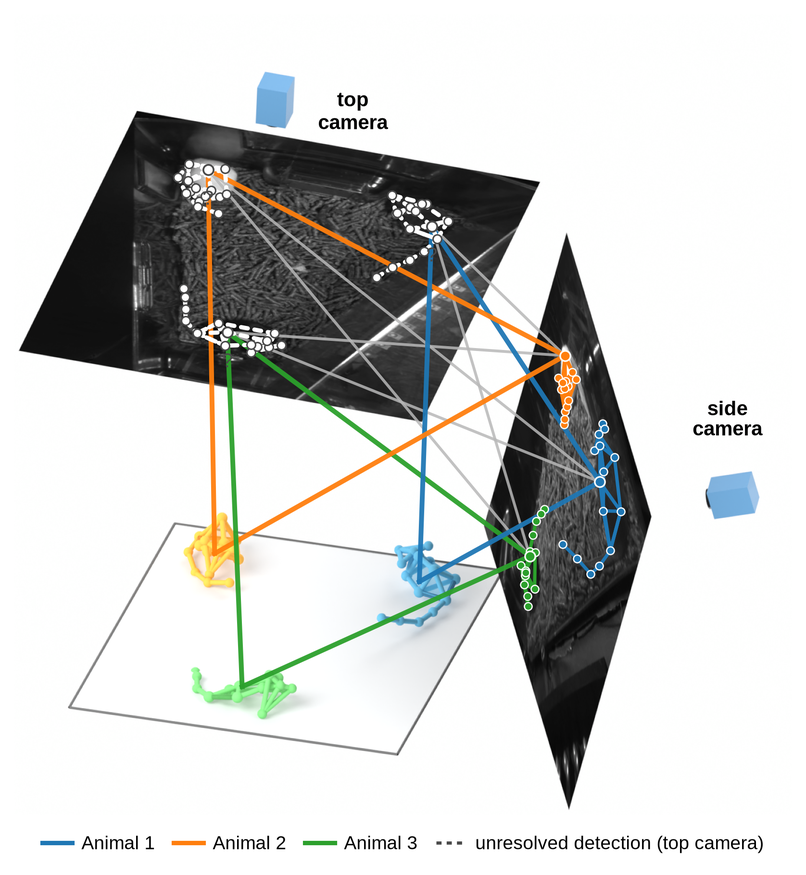
#> input picture figs/figures/drafts/figs/lucid_hyp_style_sidetop.png, 806 x 875 px, shrunk from 1676 x 1820 before the run
$ python fig2_10_hyp_illustration.py
#> lines starting #> are read from the running program, lines starting #| are printed output that depends on the picture; after the words box and inside, x2 and y2 are one past the last pixel; in counts of white or black regions, pixels touching at a corner belong together
#> in main, a is the input picture: shape (875, 806, 4) float32; mean R, G, B, A 0.811, 0.816, 0.81, 1
#!/usr/bin/env python3
"""
Fig 13c -- what a cross-view grouping HYPOTHESIS actually is, next to 13b's count
of them.

13b (`fig2_03_cost_model.py`, reused verbatim as Fig 3's own "b") plots how many
hypotheses exhaustive association considers per frame -- a number, (A!)^C. It
never shows what one hypothesis IS. This panel is the Blender/matplotlib render
built in `blender-images/hyp_fig_scene.py` + `hyp_fig_style.py` (real 3-animal
SLAP-2M session 2022-10-07/10072022142111, frame 6707, real "side"+"top" cameras):
one 3D floor, two real camera views with real photos and instance overlays for
3 animals, all 3x3 candidate cross-view pairings drawn as thin grey lines, and the
3 CORRECT pairings singled out in colour as a closed triangle (image point -> real
3D centroid -> image point). Sitting beside 13b, it turns "(A!)^C hypotheses" into
"here is one hypothesis, and here is why the other eight are wrong."

Placed right after b on instruction (Eric, 2026-08-20: "add
[lucid_hyp_style_sidetop.png] to figure 3 in relation to b"). Fig 3 itself is
UNTOUCHED -- this lives only on Fig 13, the combined Fig-3+Fig-4 draft assembled
by `figs/fig2_sync.py` (see LAYOUTS[13] in assemble.py).

THIRD PASS AT THIS PANEL'S SIZE, and this one gives up on making it big.
Attempt 1 put it beside a/b at third span (Eric: "there is a lot of white space
under a and b ... extend them downwards" -- the row's height was set by this
panel and stranded a/b's shrunken content above dead space). Attempt 2 gave it
the whole page width alone (Eric: "there should be no white space on either side
of the c ... we need it all to stack" -- true, but at 180 mm tall it made the
figure enormous and was still, on its own admission, "too big"; Eric: "we must
use the real estate efficiently"). Both attempts treated this panel as
special -- entitled to a size on its own terms -- which is exactly what kept
producing a mismatched row.

THIS PASS SIZES IT LIKE EVERY OTHER SUPPORTING PANEL: std row height (52 mm),
the same height d, e, f, g, h, i, j already use, so it can share a fully-packed
row instead of anchoring one alone. Width follows from the crop's own aspect
ratio (not hardcoded, so a re-crop keeps this panel filling its box exactly --
same principle `fig1_00_render.py` uses for its two tiles), which happens to
come out near-square (~51 mm) -- see LAYOUTS[13] row 2 (c, d, e: 51 + 57.3 +
57.3 + 8 mm gutters = 173.6 of 180 mm, no dead space). It reads smaller than the
standalone versions of this figure, which is the real trade-off of packing it
at the same scale as a bar chart -- accepted so the row costs no wasted page.

SOURCE IMAGE is drawn, not measured here: regenerate it from
`blender-images/hyp_fig_prep.py` -> `blender-images/hyp_fig_scene.py`
(bpyenv) -> `figs/hyp_fig_style.py` (this repo's own compositor), which writes
`figures/drafts/figs/lucid_hyp_style_sidetop.png`. This script only crops its
thin white margin and drops it into a panel PDF on the house grid.

    python3 figs/panels/fig13_00_hyp_illustration.py
"""
import sys
from pathlib import Path

import matplotlib.image as mpimg
import matplotlib.pyplot as plt
import numpy as np

sys.path.insert(0, str(Path(__file__).resolve().parent.parent))
from src.style import ROW_H, mm, save, use  # noqa: E402

SRC = Path(__file__).resolve().parent.parent / "figures" / "drafts" / "figs" / "lucid_hyp_style_sidetop.png"

#: px of white margin kept around the measured content, and the "is it white"
#: threshold. The render's own background is flat white (not a gradient, unlike
#: the Blender cage renders in fig1_00_render.py), so a plain luminance test is
#: enough -- no gradient/saturation mask needed.
CROP_PAD = 20
WHITE_TH = 0.98


def content_crop(a, pad=CROP_PAD):
#> called with pad = 20
    L = a[:, :, :3].mean(2)
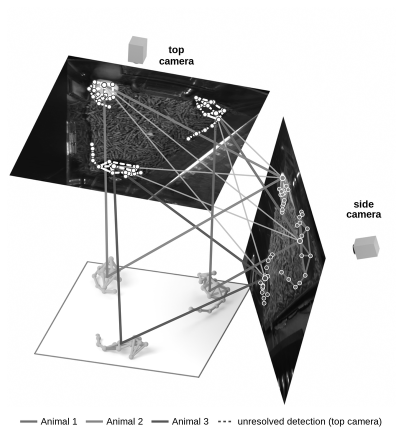
#> L: shape (875, 806) float32 (shown at 1/2 size); min 0, max 1, mean 0.812
    mask = L < WHITE_TH
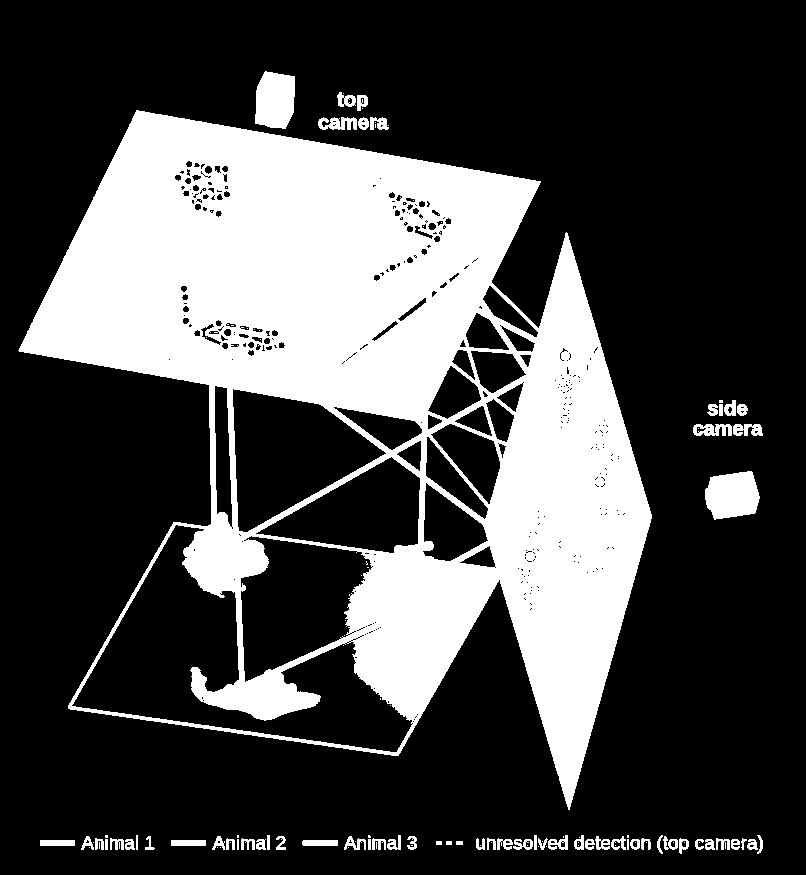
#> mask: shape (875, 806) bool; 28.3% white; 120 white regions (57 under 20 px), largest, box (x1, y1, x2, y2) and area: (18, 110, 652, 810) 189408, (705, 471, 760, 520) 2107, (255, 71, 295, 129) 1939
    ys, xs = np.where(mask)
    if not len(xs) or not len(ys):
        sys.exit("content_crop found no content — is the render empty?")
    h, w = L.shape
    return (max(0, int(xs.min()) - pad), max(0, int(ys.min()) - pad),
            min(w, int(xs.max()) + 1 + pad), min(h, int(ys.max()) + 1 + pad))


def main():
    use()
    if not SRC.exists():
        sys.exit(f"missing {SRC} — run blender-images/hyp_fig_prep.py + "
                  f"hyp_fig_scene.py + figs/hyp_fig_style.py first")
    a = mpimg.imread(SRC)
    x0, y0, x1, y1 = content_crop(a)
#> x0 = 0; y0 = 51; x1 = 783; y1 = 874
    print(f"  hyp illustration: {SRC.name} crop ({x0}, {y0}, {x1}, {y1})")
#|   hyp illustration: lucid_hyp_style_sidetop.png crop (0, 51, 783, 874)
    crop = a[y0:y1, x0:x1]
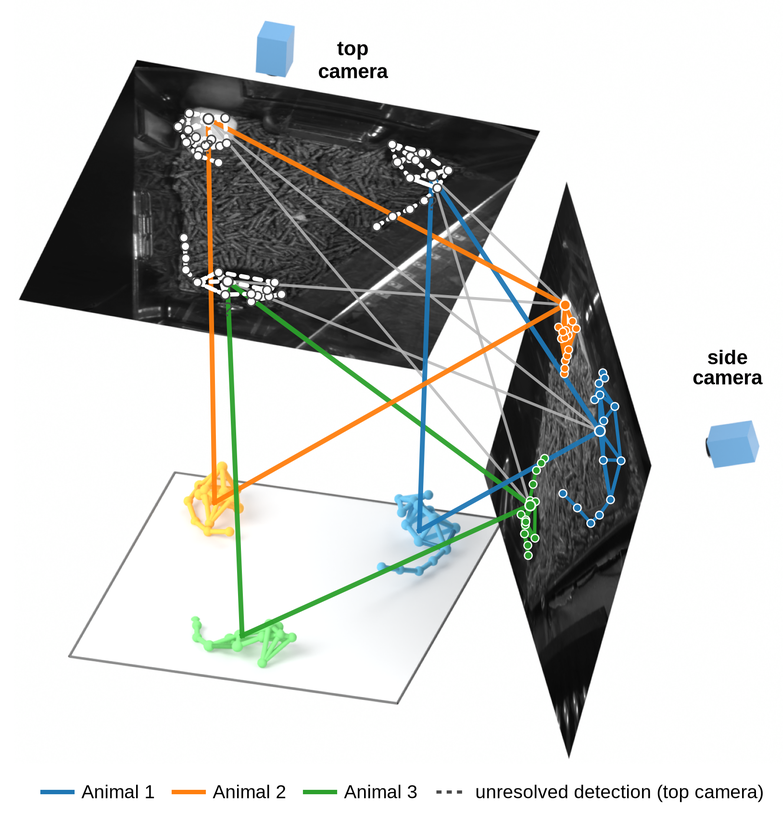
#> crop: shape (823, 783, 4) float32; mean R, G, B, A 0.794, 0.799, 0.792, 1

    h = ROW_H["std"]
    w = h * (crop.shape[1] / crop.shape[0])   # width follows the crop's own aspect
    fig, ax = plt.subplots(figsize=(mm(w), mm(h)), layout="constrained")
    ax.imshow(crop)
    ax.set_xticks([])
    ax.set_yticks([])
    for s in ax.spines.values():
        s.set_visible(False)
    save(fig, 2, "b", "hyp_illustration")


if __name__ == "__main__":
    main()
#> (the call stopped at in main, `w = h * (crop.shape[1] / crop.shape[0])   # width follows the crop's o..`: src is not available in this run)

$ run again, with figs/figures/drafts/figs/lucid_chen2020_style.png copied over figs/figures/drafts/figs/lucid_hyp_style_sidetop.png
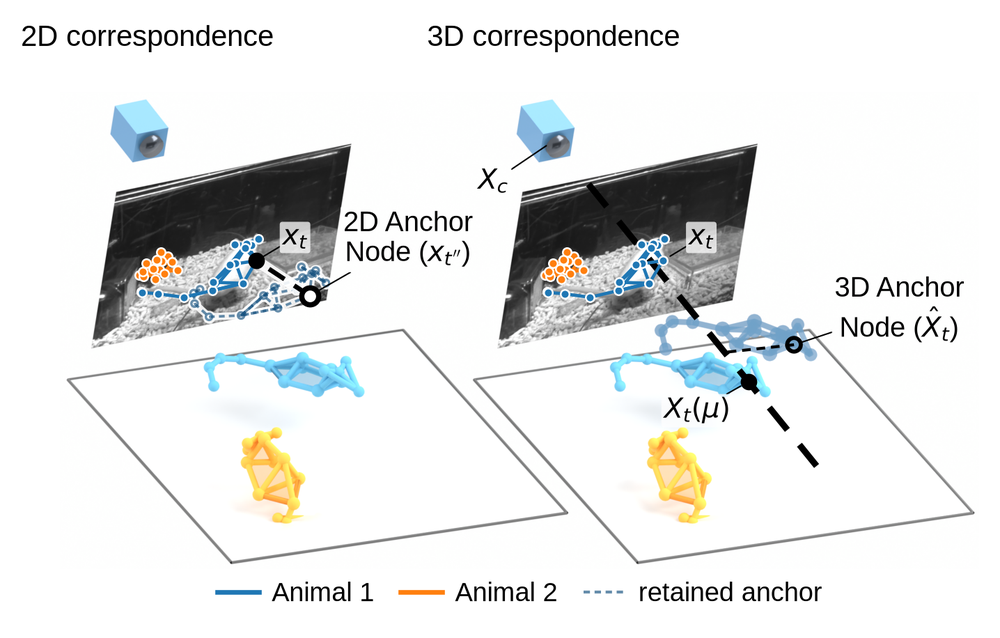
#> input picture figs/figures/drafts/figs/lucid_chen2020_style.png, 1000 x 638 px, shrunk from 1436 x 916 before the run
#> in main, a is the input picture: shape (638, 1000, 4) float32; mean R, G, B, A 0.901, 0.905, 0.904, 1
#> in content_crop, `mask = L < WHITE_TH`:
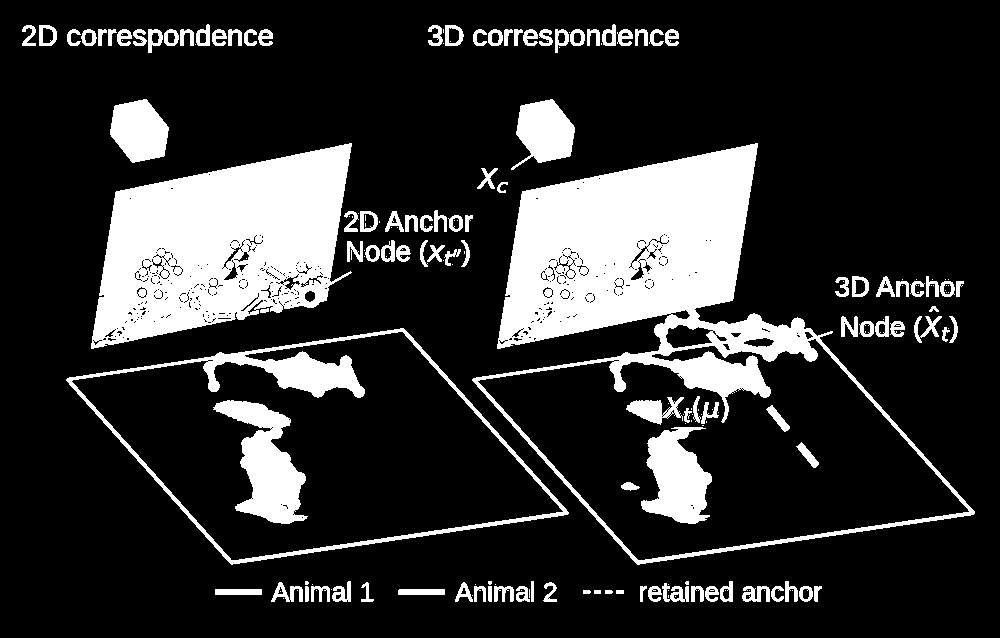
#> mask: shape (638, 1000) bool; 18.9% white; 192 white regions (82 under 20 px), largest, box (x1, y1, x2, y2) and area: (472, 143, 975, 565) 46954, (91, 143, 352, 349) 34705, (66, 328, 569, 565) 7989
#> x0 = 2; y0 = 4; x1 = 995; y1 = 622
#|   hyp illustration: lucid_hyp_style_sidetop.png crop (2, 4, 995, 622)
#> in main, `crop = a[y0:y1, x0:x1]`:
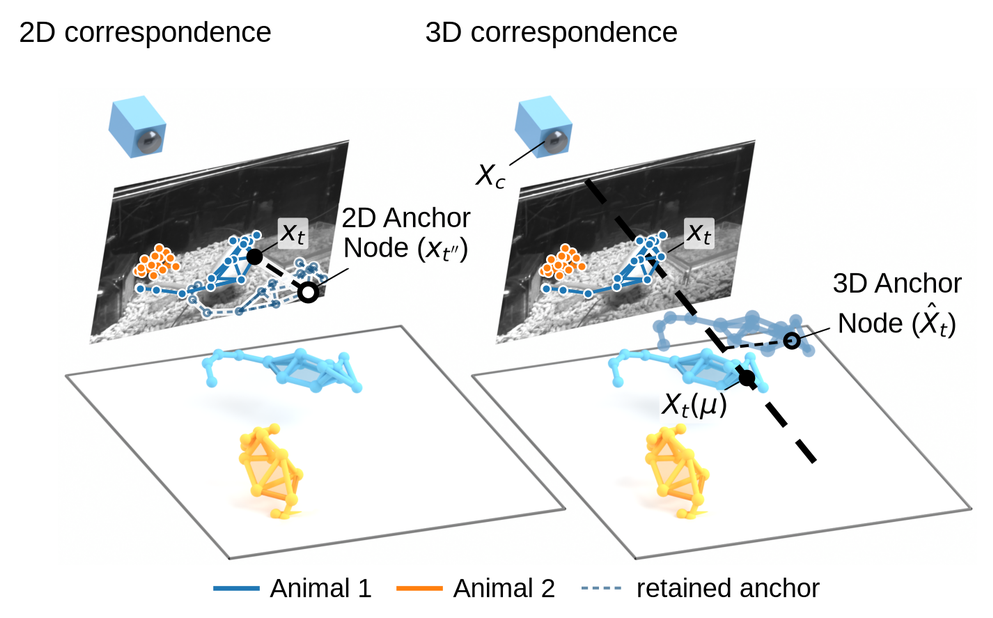
#> crop: shape (618, 993, 4) float32; mean R, G, B, A 0.897, 0.902, 0.9, 1
